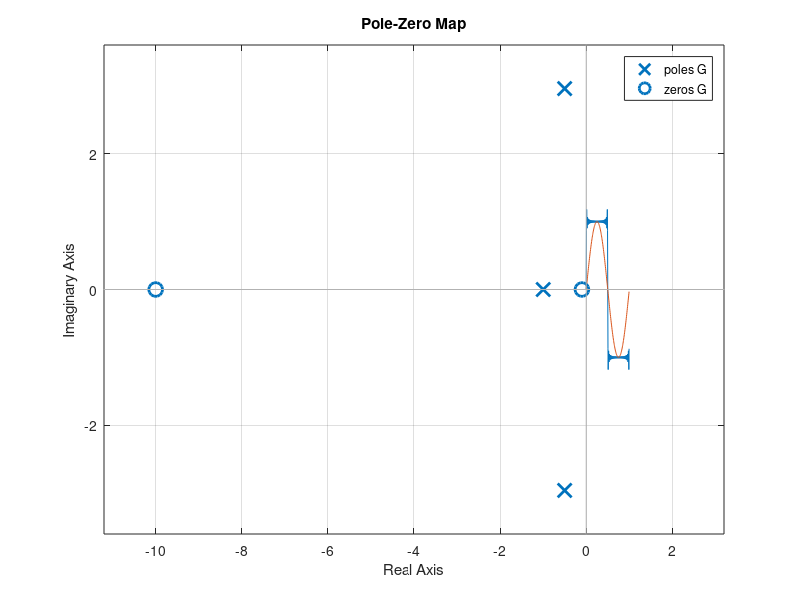

MATLAB code for this plot:
clc
T=1;
w=2*pi/T;
 M=200;
 t=T*(0:M-1)/M;
 y=sin(w*t);

 a_0=0;
 a_t=0;
 stot = a_0;
 
 for n=1:2:50
     
     b_t=4/(pi*n);
     stot = stot + a_t*cos(n*w*t)+b_t*sin(n*w*t);
 end
 hold on
 plot(t,stot)
 plot(t,y)
 hold off
 
 %%
 clc
 num = conv([1, 0.1],[1, 10]);
den = conv([1, 1],[1, 1, 9]);
 G = tf(num,den);
 pzmap(G)
 grid on